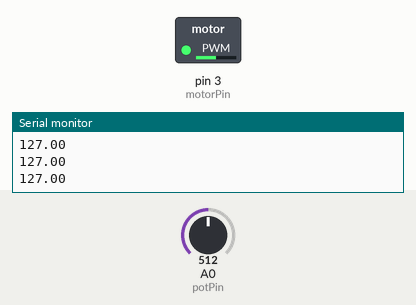
This sketch was run on a simulated Arduino Uno, built with avr-gcc and run on an emulated ATmega328P. Parts: switched loads named in the sketch (green lamp = pin HIGH), the last lines printed to the serial monitor. The test bench sets the inputs (shaded band); at power-on: A0 (potPin) = 512.

Above: at 1.2 s.
1.3 s: A0 (potPin) set to 716
At 1.8 s:
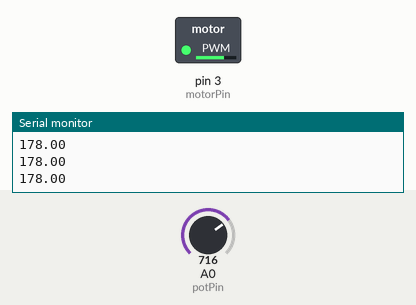
2.9 s: A0 (potPin) set to 900
At 3.4 s:
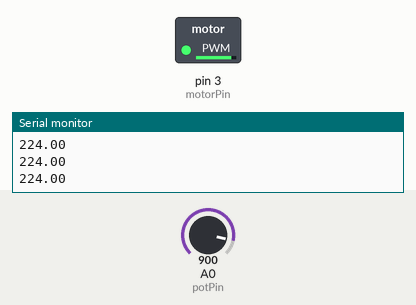
4.5 s: A0 (potPin) set to 122
At 4.9 s:
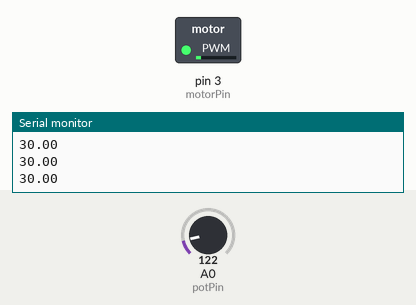
6.1 s: A0 (potPin) set to 0
At 6.5 s:
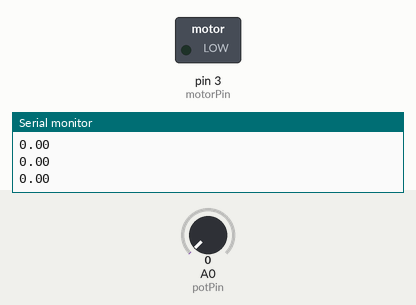
7.7 s: A0 (potPin) set to 511
At 9.2 s:
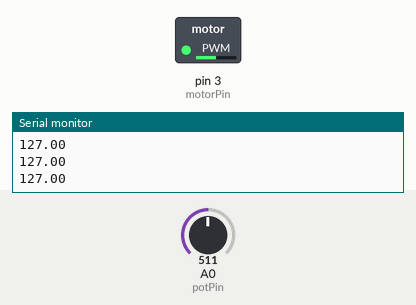
Timing chart, 0 to 10.3 s (numbered marks = the images above; inputs shaded):
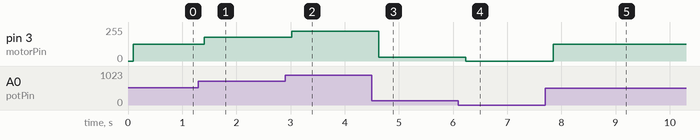

The sketch:

_47_L9110_test_motor_03.ino
```cpp
// (licence header left out)
const byte motorPin = 3;
const byte potPin = A0;         //although 0 will work as well it's more clear to use the Ax notation

void setup () {
  pinMode(motorPin,OUTPUT);
  pinMode(potPin,INPUT);
  Serial.begin(9600);
}

void loop () {
  int sensorValue;
  sensorValue = analogRead(potPin);
  delay(100);
  float digitalValue = map(sensorValue, 0, 1023, 0, 255);
  Serial.println(digitalValue);
  analogWrite(motorPin,digitalValue);

}
```

Measured:
- after the input at 1.3 s, pin 3 (motorPin): 127/255 → 178/255 after 0.11 s
- after the input at 2.9 s, pin 3 (motorPin): 178/255 → 224/255 after 0.12 s
- after the input at 4.5 s, pin 3 (motorPin): 224/255 → 30/255 after 0.13 s
- after the input at 6.1 s, pin 3 (motorPin): 30/255 → 0/255 after 0.14 s
- after the input at 7.7 s, pin 3 (motorPin): 0/255 → 127/255 after 0.15 s
